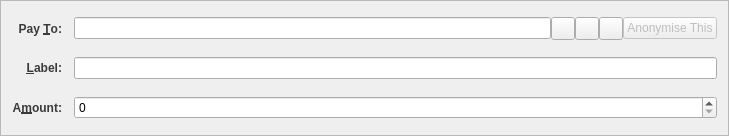
<?xml version="1.0" encoding="UTF-8"?>
<ui version="4.0">
 <class>SendCoinsEntry</class>
 <widget class="QFrame" name="SendCoinsEntry">
  <property name="geometry">
   <rect>
    <x>0</x>
    <y>0</y>
    <width>729</width>
    <height>136</height>
   </rect>
  </property>
  <property name="windowTitle">
   <string>Form</string>
  </property>
  <property name="frameShape">
   <enum>QFrame::StyledPanel</enum>
  </property>
  <property name="frameShadow">
   <enum>QFrame::Plain</enum>
  </property>
  <layout class="QGridLayout" name="gridLayout">
   <property name="spacing">
    <number>12</number>
   </property>
   <item row="5" column="0">
    <widget class="QLabel" name="label">
     <property name="font">
      <font>
       <weight>75</weight>
       <bold>true</bold>
      </font>
     </property>
     <property name="styleSheet">
      <string notr="true">QLabel { border:none; color: #3B3A3A;}</string>
     </property>
     <property name="text">
      <string>A&amp;mount:</string>
     </property>
     <property name="alignment">
      <set>Qt::AlignRight|Qt::AlignTrailing|Qt::AlignVCenter</set>
     </property>
     <property name="buddy">
      <cstring>payAmount</cstring>
     </property>
    </widget>
   </item>
   <item row="3" column="0">
    <widget class="QLabel" name="label_2">
     <property name="font">
      <font>
       <weight>75</weight>
       <bold>true</bold>
      </font>
     </property>
     <property name="styleSheet">
      <string notr="true">QLabel { border:none; color: #3B3A3A;}</string>
     </property>
     <property name="text">
      <string>Pay &amp;To:</string>
     </property>
     <property name="alignment">
      <set>Qt::AlignRight|Qt::AlignTrailing|Qt::AlignVCenter</set>
     </property>
     <property name="buddy">
      <cstring>payTo</cstring>
     </property>
    </widget>
   </item>
   <item row="5" column="1">
    <widget class="BitcoinAmountField" name="payAmount"/>
   </item>
   <item row="4" column="1">
    <layout class="QHBoxLayout" name="horizontalLayout_2">
     <property name="spacing">
      <number>0</number>
     </property>
     <item>
      <widget class="QValidatedLineEdit" name="addAsLabel">
       <property name="enabled">
        <bool>true</bool>
       </property>
       <property name="toolTip">
        <string>Enter a label for this address to add it to your address book</string>
       </property>
      </widget>
     </item>
    </layout>
   </item>
   <item row="4" column="0">
    <widget class="QLabel" name="label_4">
     <property name="font">
      <font>
       <weight>75</weight>
       <bold>true</bold>
      </font>
     </property>
     <property name="styleSheet">
      <string notr="true">QLabel { border:none; color: #3B3A3A;}</string>
     </property>
     <property name="text">
      <string>&amp;Label:</string>
     </property>
     <property name="alignment">
      <set>Qt::AlignRight|Qt::AlignTrailing|Qt::AlignVCenter</set>
     </property>
     <property name="buddy">
      <cstring>addAsLabel</cstring>
     </property>
    </widget>
   </item>
   <item row="3" column="1">
    <layout class="QHBoxLayout" name="payToLayout">
     <property name="spacing">
      <number>0</number>
     </property>
     <item>
      <widget class="QValidatedLineEdit" name="payTo">
       <property name="toolTip">
        <string>The address to send the payment to  (e.g. 4Zo1ga6xuKuQ7JV7M9rGDoxdbYwV5zgQJ5)</string>
       </property>
       <property name="maxLength">
        <number>34</number>
       </property>
      </widget>
     </item>
     <item>
      <widget class="QToolButton" name="addressBookButton">
       <property name="toolTip">
        <string>Choose address from address book</string>
       </property>
       <property name="text">
        <string/>
       </property>
       <property name="icon">
        <iconset resource="../bitcoin.qrc">
         <normaloff>:/icons/address-book</normaloff>:/icons/address-book</iconset>
       </property>
       <property name="shortcut">
        <string>Alt+A</string>
       </property>
      </widget>
     </item>
     <item>
      <widget class="QToolButton" name="pasteButton">
       <property name="toolTip">
        <string>Paste address from clipboard</string>
       </property>
       <property name="text">
        <string/>
       </property>
       <property name="icon">
        <iconset resource="../bitcoin.qrc">
         <normaloff>:/icons/editpaste</normaloff>:/icons/editpaste</iconset>
       </property>
       <property name="shortcut">
        <string>Alt+P</string>
       </property>
      </widget>
     </item>
     <item>
      <widget class="QToolButton" name="deleteButton">
       <property name="toolTip">
        <string>Remove this recipient</string>
       </property>
       <property name="text">
        <string/>
       </property>
       <property name="icon">
        <iconset resource="../bitcoin.qrc">
         <normaloff>:/icons/remove</normaloff>:/icons/remove</iconset>
       </property>
      </widget>
     </item>
     <item>
      <widget class="QPushButton" name="GRCsendButton">
       <property name="enabled">
        <bool>false</bool>
       </property>
       <property name="text">
        <string>Anonymise This</string>
       </property>
      </widget>
     </item>
    </layout>
   </item>
  </layout>
 </widget>
 <customwidgets>
  <customwidget>
   <class>BitcoinAmountField</class>
   <extends>QSpinBox</extends>
   <header>bitcoinamountfield.h</header>
   <container>1</container>
  </customwidget>
  <customwidget>
   <class>QValidatedLineEdit</class>
   <extends>QLineEdit</extends>
   <header>qvalidatedlineedit.h</header>
  </customwidget>
 </customwidgets>
 <resources>
  <include location="../bitcoin.qrc"/>
 </resources>
 <connections/>
</ui>
